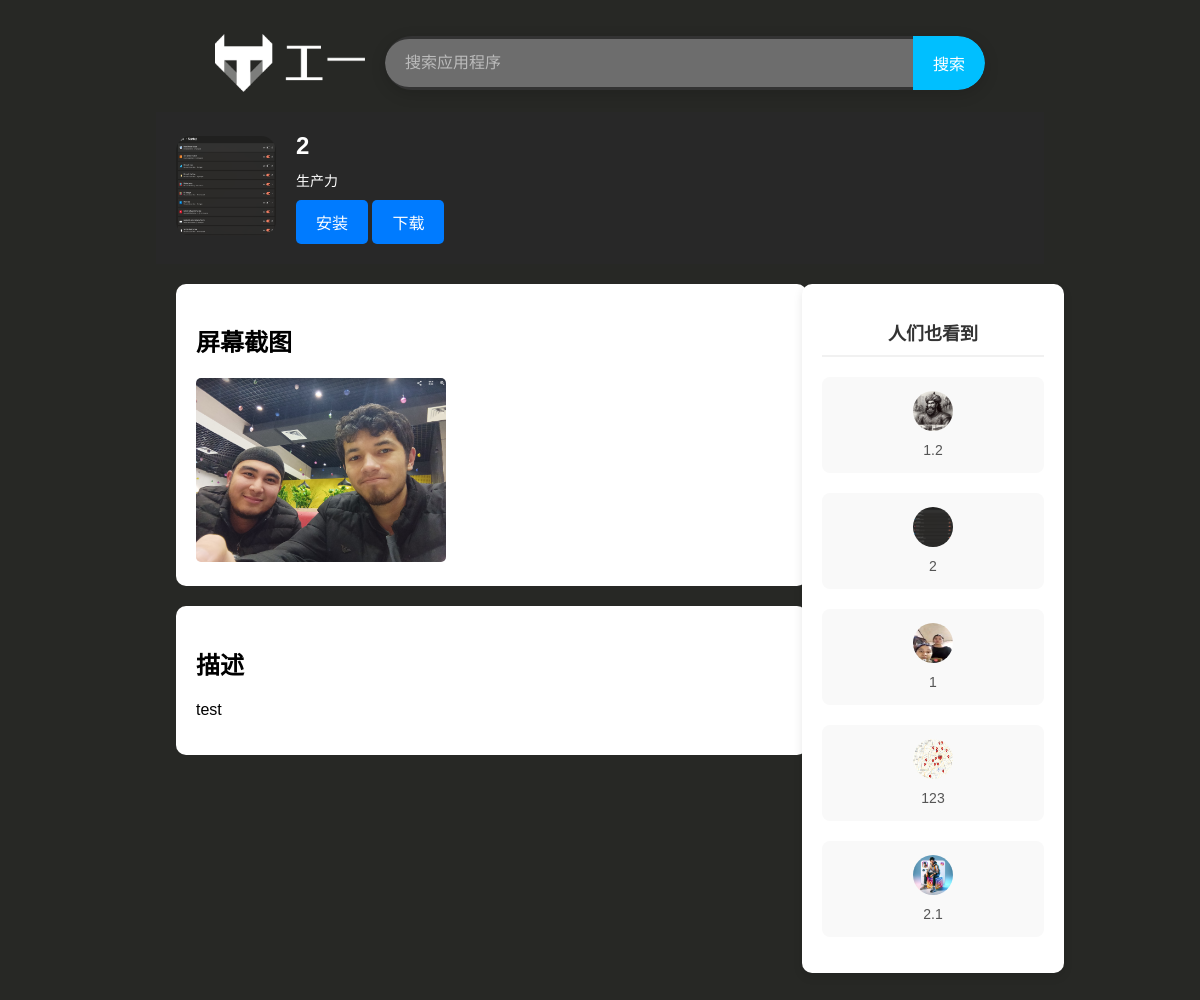
The page /applist/2/ on the database its author committed.
### Installer/models.py (models this page shows)
class App(models.Model):
    name = models.CharField(max_length=100, unique=True)
    description = models.TextField()
    category = models.CharField(max_length=100)
    icon_path = models.ImageField(upload_to='icons/')
    zip_path = models.FileField(upload_to='zip/', null=True, blank=True)
    unzip_path = models.CharField(max_length=255, null=True, blank=True)
    script = models.CharField(max_length=255, null=True, blank=True)

### Installer/views.py (the view)
# urls.py: path('applist/<str:app_name>/', views.app_detail, name='app_detail'),
def app_detail(request, app_name):
    app = get_object_or_404(App, name=app_name)
    host_url = request.scheme + '://' + request.get_host()
    apps = App.objects.order_by('?')[:5]
    screenshots_folder = os.path.join('media', 'screenshots', app_name)
    screenshots = [os.path.join('screenshots', app_name, file) for file in os.listdir(screenshots_folder)
                   if file.endswith(('png', 'jpg', 'jpeg', 'gif'))] if os.path.exists(screenshots_folder) else []
    return render(request, 'user/app_detail.html', {'app': app, 'apps': apps, 'screenshots': screenshots, 'MEDIA_URL': settings.MEDIA_URL, 'host_url': host_url})

### templates/user/app_detail.html (shortened to what this page needs)
<!DOCTYPE html>
<html lang="en">
<head>
    {% load static %}
    <link rel="stylesheet" href="{% static 'css/app_style.css' %}">
    <header>
        <nav class="search-nav">
            <a href="{% url 'index' %}" class="home-button">
                <img src="{% static 'icons/myicon.png'%}" alt="Home Icon" class="home-icon">
            </a>
            <form action="{% url 'search_app' %}" method="GET" class="search-form">
                <input type="text" name="query" class="search-input" placeholder="搜索应用程序">
                <button type="submit" class="search-button">搜索</button>
            </form>
        </nav>
    </header>
</head>
<body>
    <div class="app-header">
        <div class="app-icon">
            <img src="{{ MEDIA_URL }}{{ app.icon_path }}" alt="{{ app.name }}">
        </div>
        <div class="app-info">
            <h1>{{ app.name }}</h1>
            <div class="app-ratings">
                <span class="category">{{ app.category }}</span>
            </div>
            <button id="installButton" onclick="installApp()">安装</button>
            <button id="downloadButton" onclick="openDownloadMenu()">下载</button>
         </div>
    </div>
    <div class="content-container">
        <div class="main-content">
            <div class="screenshots">
                <h2>屏幕截图</h2>
                <div class="screenshot-list">
                    {% for screenshot in screenshots %}
                        <div class="screenshot">
                            <img src="{{MEDIA_URL}}{{ screenshot }}" alt="Screenshot of {{ app.name }}" onclick="openModal('{{MEDIA_URL}}{{ screenshot }}')">
                        </div>
                    {% endfor %}
                </div>
            </div>
            <div class="app-description">
                <h2>描述</h2>
                <p>{{ app.description }}</p>
            </div>
        </div>
        <div class="related-apps">
            <h2>人们也看到</h2>
            <ul>
                {% for app in apps %}
                    <li>
                        <a href="{% url 'app_detail' app_name=app.name %}" class="app-link">
                            <img src="{{ MEDIA_URL }}{{ app.icon_path }}" alt="{{ app.name }}">
                            <span>{{ app.name }}</span>
                        </a>
                    </li>
                {% endfor %}
            </ul>
        </div>
    </div>
</body>
</html>

### static/css/app_style.css (style rules this page uses)
body { font-family: Arial, sans-serif; background-color: #272825; color: #000; padding: 14px 156px 321px 156px; margin: 0; }
.app-header { display: flex; background-color: #282828; padding: 20px; color: white; align-items: center; }
.app-icon img { width: 100px; height: 100px; border-radius: 15px; margin-right: 20px; }
.app-info h1 { margin: 0; font-size: 24px; }
.app-ratings { display: flex; gap: 10px; margin: 10px 0; }
.rating, .reviews, .category { font-size: 14px; }
button#installButton { padding: 10px 20px; font-size: 16px; background-color: #007bff; color: white; border: none; cursor: pointer; border-radius: 5px; }
.content-container { display: flex; justify-content: space-between; align-items: flex-start; margin: 0 auto; padding: 20px; width: 100%; max-width: 1200px; }
.main-content { width: 70%; }
.screenshots { background-color: rgb(255, 255, 255); padding: 20px; margin: 0; width: 95%; border-radius: 10px; }
.screenshot-list { display: flex; gap: 10px; }
.screenshot img { width: 250px; height: auto; border-radius: 5px; cursor: pointer; }
.app-description { background-color: white; padding: 20px; margin: 20px 0; border-radius: 10px; width: 95%; }
.related-apps { width: 25%; background-color: #ffffff; padding: 20px; border-radius: 10px; box-shadow: 0px 4px 10px rgba(0, 0, 0, 0.1); position: sticky; top: 20px; }
.related-apps h2 { text-align: center; font-size: 18px; margin-bottom: 20px; color: #333; font-weight: bold; border-bottom: 2px solid #f1f1f1; padding-bottom: 10px; }
.related-apps ul { list-style: none; padding: 0; display: flex; flex-direction: column; gap: 20px; }
.related-apps li { display: flex; flex-direction: column; align-items: center; text-align: center; padding: 15px; background-color: #f9f9f9; border-radius: 8px; transition: transform 0.2s ease, box-shadow 0.2s ease; }
.related-apps img { width: 40px; height: 40px; border-radius: 20px; margin-bottom: 10px; }
.related-apps span { font-size: 14px; color: #555; }
.app-link { text-decoration: none; color: #333; display: flex; flex-direction: column; align-items: center; }
.app-link img { transition: transform 0.3s ease; }
.search-nav { display: flex; justify-content: center; margin: 20px 0; }
.search-form { display: flex; width: 100%; max-width: 600px; background-color: #272825; border-radius: 50px; box-shadow: 0 4px 15px rgba(0, 0, 0, 0.15); overflow: hidden; }
.search-input { flex-grow: 1; padding: 15px 20px; border: none; font-size: 16px; border-radius: 50px 0 0 50px; outline: none; background-color: #222222; color: #ffffff; }
.search-input::placeholder { color: #bbbbbb; }
.search-button { background-color: #00bfff; color: white; border: none; padding: 15px 20px; font-size: 16px; cursor: pointer; border-radius: 0 50px 50px 0; transition: background-color 0.3s ease; }
.search-nav { display: flex; align-items: center; justify-content: center; margin: 20px 0; }
.home-button { display: inline-block; margin-right: 20px; }
.home-icon { width: 150px; height: auto; display: block; }
.search-form { display: flex; align-items: center; width: 100%; max-width: 600px; background-color: #333333; border-radius: 50px; box-shadow: 0 4px 15px rgba(0, 0, 0, 0.15); overflow: hidden; }
.search-input { flex-grow: 1; padding: 15px 20px; border: none; font-size: 16px; border-radius: 50px 0 0 50px; outline: none; background-color: #6d6d6d; color: #ffffff; }
.search-button { background-color: #00bfff; color: white; border: none; padding: 15px 20px; font-size: 16px; font-family: 'Inter', sans-serif; cursor: pointer; border-radius: 0 50px 50px 0; transition: background-color 0.3s ease; }
button#downloadButton { padding: 10px 20px; font-size: 16px; background-color: #007bff; color: white; border: none; cursor: pointer; border-radius: 5px; }

### rows shown on the page
App: icon_path (picture), name "2", category "生产力", description "test"
App: icon_path (picture), name "1.2"
App: icon_path (picture), name "1"
App: icon_path (picture), name "123"
App: icon_path (picture), name "2.1"
